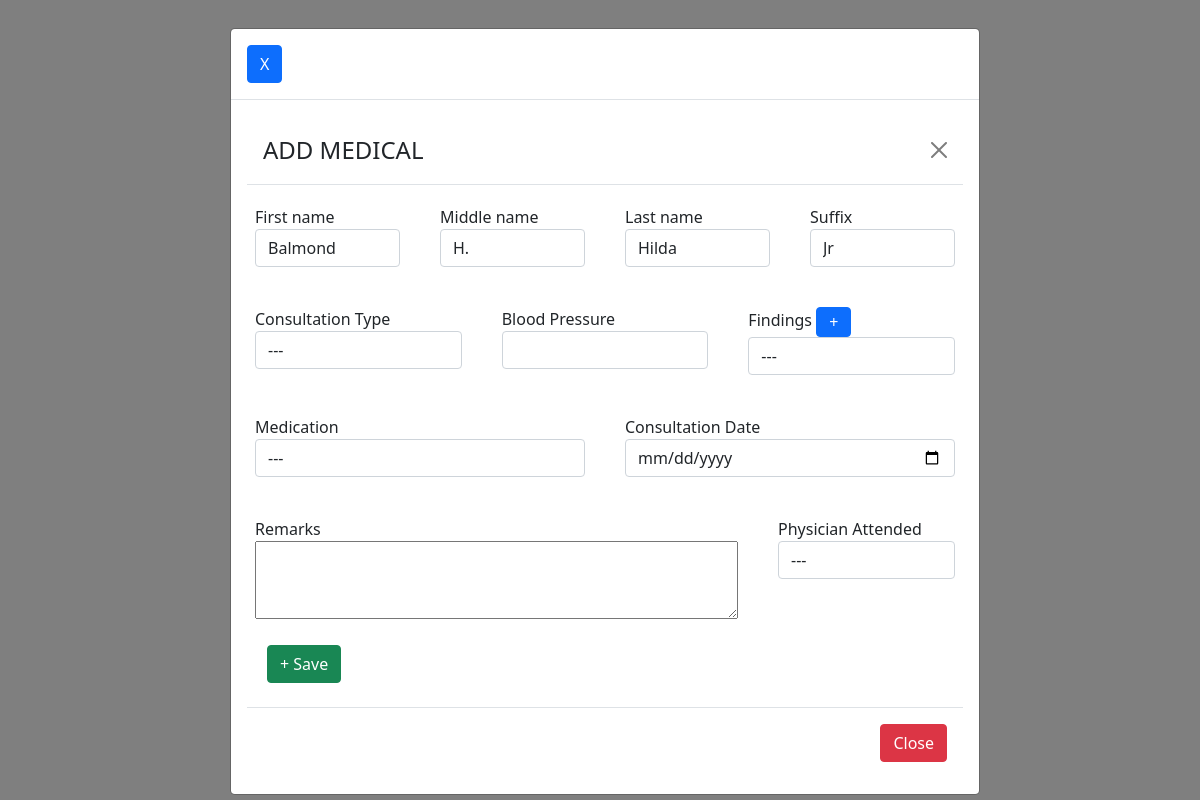
/addden.php?id=15, run on the app's committed database.
### tables this page shows
CREATE TABLE `tbl_dental_records` (
  `id` int(11) NOT NULL,
  `dental_id` int(11) NOT NULL,
  `f_name` varchar(255) NOT NULL,
  `m_name` varchar(255) NOT NULL,
  `l_name` varchar(255) NOT NULL,
  `suffix` varchar(255) NOT NULL,
  `consult_type` varchar(255) NOT NULL,
  `blood_pressure` varchar(255) NOT NULL,
  `findings` varchar(255) NOT NULL,
  `medication` varchar(255) NOT NULL,
  `consult_date` varchar(255) NOT NULL,
  `remarks` varchar(255) NOT NULL,
  `phy` varchar(255) NOT NULL,
  `access` varchar(255) NOT NULL
);

### clinicclass.php (called while the page is built, shortened)
<?php
class Clinic
{
    private $server = "mysql:host=localhost;dbname=db_clinic";
    private $user = "root";
    private $pass = "";
    private $options = array(PDO::ATTR_ERRMODE => PDO::ERRMODE_EXCEPTION, PDO::ATTR_DEFAULT_FETCH_MODE => PDO::FETCH_ASSOC);
    public function openConnection()
    {
        try {
            $this->con = new PDO($this->server, $this->user, $this->pass, $this->options);
            return $this->con;
        } catch (PDOException $e) {
            echo "There is an error in the connection" . $e->getMessage();
        }
    }
    public function select_single_record_dental($id){
        $connection = $this->openConnection();
        $stmt = $connection->prepare("SELECT * FROM tbl_dental_records WHERE dental_id = ?");
        $stmt->execute([$id]);
        $record = $stmt->fetch();
        $total = $stmt->rowCount();
        if($total > 0) {
            return $record;
        } else {
            return FALSE;
        }
    }
}
?>

### addden.php (the view, shortened to what this page needs)
<?php
require_once('clinicclass.php');
$id = $_GET['id'];
$record = $clinic->select_single_record_dental($id);
?>
<!DOCTYPE html>
<html lang="en">
<head>
    <link href="https://cdn.jsdelivr.net/npm/bootstrap@5.0.2/dist/css/bootstrap.min.css" rel="stylesheet">
</head>
<body>
    <div id="myModal" class="modal fade">
        <div class="modal-dialog">
            <div class="modal-content" style="margin-left:-120px;width: 150%;">
                <div class="modal-header">
                    <button type="button" class="btn btn-primary"><a href="dental.php" style="color: white;text-decoration: none;">X</a></button>
                </div>
                <div class="modal-body">
                <div class="modal-header">
                    <h4 class="modal-title">ADD MEDICAL</h4>
                    <button type="button" class="btn-close" data-bs-dismiss="modal"></button>
                </div>
                <form method="POST">
                    <div class="row">
                        <div class="col" style="padding: 20px;">
                            <label for="">First name</label>
                            <input type="text" class="form-control" name="f_name" id="addf_name" value="<?= $record['f_name']?>">
                        </div>
                        <div class="col" style="padding: 20px;">
                            <label for="">Middle name</label>
                            <input type="text" class="form-control" name="m_name" id="addm_name" value="<?= $record['m_name']?>">
                        </div>
                        <div class="col" style="padding: 20px;">
                            <label for="">Last name</label>
                            <input type="text" class="form-control" name="l_name" id="addl_name" value="<?= $record['l_name']?>">
                        </div>
                        <div class="col" style="padding: 20px;">
                            <label for="">Suffix</label>
                            <input type="text" class="form-control" name="suffix" id="addsuffix" value="<?= $record['suffix']?>">
                        </div>
                    </div>
                    <div class="row">
                        <div class="col" style="padding: 20px;">
                            <label for="">Consultation Type</label>
                            <select name="consult_type" id="consult_type" class="form-control">
                                <option value="">---</option>
                            </select>
                        </div>
                        <div class="col" style="padding: 20px;">
                            <label for="">Blood Pressure</label>
                            <input type="text" class="form-control" name="blood_pressure" id="blood_pressure">
                        </div>
                        <div class="col" style="padding: 20px;">
                            <label for="">Findings</label> <button class="btn btn-primary addfindings" type="button" style="padding-top: 2px;padding-bottom:2px">+</button>
                            <select name="findings" id="findings" class="form-control">
                            <option value="---">---</option>
                            </select>
                        </div>
                    </div>
                    <div class="row">
                        <div class="col" style="padding: 20px;">
                            <label for="">Medication</label>
                            <select name="medication" id="medication" class="form-control">
                                <option value="">---</option>
                            </select>
                        </div>
                        <div class="col" style="padding: 20px;">
                            <label for="">Consultation Date</label>
                            <input type="date" name="consult_date" class="form-control">
                        </div>
                    </div>
                    <div class="row">
                        <div class="col" style="padding: 20px;">
                            <label for="">Remarks</label><br>
                            <textarea name="remarks" id="" cols="50" rows="3"></textarea>
                        </div>
                        <div class="col" style="padding: 20px;">
                            <label for="">Physician Attended</label><br>
                            <select name="phy" id="phy" class="form-control">
                                <option value="">---</option>
                            </select>
                        </div>
                    </div>
                    <button type="submit" style="margin-left:20px" name="add_mul_dental" class="btn btn-success" data-bs-dismiss="modal">+ Save</button>
                    <br><br>
                </form>
                <div class="modal-footer">
                    <button type="button" class="btn btn-danger"><a href="dental.php" style="color: white;text-decoration:none">Close</a></button>
                </div>
                </div>
</body>
</html>

### data on the page
tbl_dental_records: f_name "Balmond", m_name "H.", l_name "Hilda", suffix "Jr"
